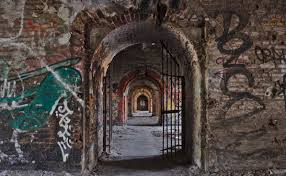
//> input picture sample.jpeg, 286 x 176 px
$ ./inpaint   (built with g++ and OpenCV 4)
//> lines starting //> are read from the running program, lines starting //| are printed output that depends on the picture; after the words box and inside, x2 and y2 are one past the last pixel; in counts of white or black regions, pixels touching at a corner belong together
#include "opencv2/imgcodecs.hpp"
#include "opencv2/highgui.hpp"
#include "opencv2/imgproc.hpp"
#include "opencv2/photo.hpp"

#include <iostream>

using namespace cv;
using namespace std;

// Declare Mat objects for original image and mask for inpainting
Mat img, inpaintMask;
// Mat object for result output
Mat res;
Point prevPt(-1,-1);

// onMouse function for Mouse Handling
// Used to draw regions required to inpaint
static void onMouse( int event, int x, int y, int flags, void* )
{
    if( event == EVENT_LBUTTONUP || !(flags & EVENT_FLAG_LBUTTON) )
        prevPt = Point(-1,-1);
    else if( event == EVENT_LBUTTONDOWN )
        prevPt = Point(x,y);
    else if( event == EVENT_MOUSEMOVE && (flags & EVENT_FLAG_LBUTTON) )
    {
        Point pt(x,y);
        if( prevPt.x < 0 )
            prevPt = pt;
        line( inpaintMask, prevPt, pt, Scalar::all(255), 5, 8, 0 );
        line( img, prevPt, pt, Scalar::all(255), 5, 8, 0 );
        prevPt = pt;
        imshow("image", img);
        imshow("image: mask", inpaintMask);
    }
}


int main( int argc, char** argv )
{
    cout << "Usage: ./inpaint <image_path>" << endl;
    cout << "Keys: " << endl;
    cout << "SPACE - inpaint" << endl;
    cout << "r - reset the inpainting mask" << endl;
    cout << "ESC - exit" << endl;

    string filename;
    if(argc > 1)
        filename = argv[1];
    else
        filename = "sample.jpeg";

    // Read image in color mode
    img = imread(filename, IMREAD_COLOR);
//> img is the input picture: 176 rows x 286 cols, CV_8UC3; mean B, G, R 65.1, 69.1, 78.1
    Mat img_mask;
    // Return error if image not read properly
    if(img.empty())
    {
        cout << "Failed to load image: " << filename << endl;
        return 0;
    }

    namedWindow("image", WINDOW_AUTOSIZE);

    // Create a copy for the original image
    img_mask = img.clone();
    // Initialize mask (black image)
    inpaintMask = Mat::zeros(img_mask.size(), CV_8U);

    // Show the original image
    imshow("image", img);
    setMouseCallback( "image", onMouse, NULL);

    for(;;)
    {
        char c = (char)waitKey();
//> the left mouse button is pressed at (71, 44)
//> the mouse is dragged to (143, 88)
//> call 2 of onMouse, with event = 0, x = 143, y = 88, flags = 1
//> in onMouse (call 2), `line( inpaintMask, prevPt, pt, Scalar::all(255), 5, 8, 0 );`:
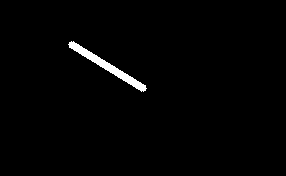
//> inpaintMask: 176 rows x 286 cols, CV_8UC1; 1.3% white; 1 white region, box (x1, y1, x2, y2) and area: (68, 41, 147, 92) 651
//> in onMouse (call 2), `line( img, prevPt, pt, Scalar::all(255), 5, 8, 0 );`:
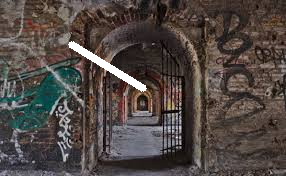
//> img: 176 rows x 286 cols, CV_8UC3; 1.29% of pixels changed, all inside (x1, y1, x2, y2) = (68, 41, 147, 92)
//> the mouse is dragged to (214, 132)
//> call 3 of onMouse, with event = 0, x = 214, y = 132, flags = 1
//> in onMouse (call 3), `line( inpaintMask, prevPt, pt, Scalar::all(255), 5, 8, 0 );`:
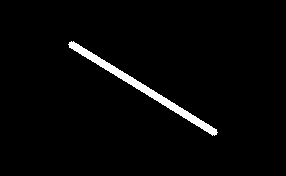
//> inpaintMask: 176 rows x 286 cols, CV_8UC1; 2.5% white; 1 white region, box (x1, y1, x2, y2) and area: (68, 41, 218, 136) 1260
//> in onMouse (call 3), `line( img, prevPt, pt, Scalar::all(255), 5, 8, 0 );`:
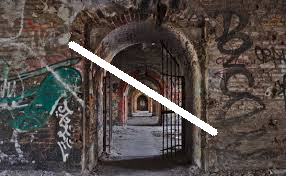
//> img: 176 rows x 286 cols, CV_8UC3; 1.21% of pixels changed, all inside (x1, y1, x2, y2) = (142, 86, 218, 136)
//> the button is released at (214, 132)
        if (c == ' ') {
            // Use Algorithm proposed by Alexendra Telea
            inpaint(img, inpaintMask, res, 3, INPAINT_TELEA);
//> the Esc key is pressed
            imshow("Inpaint Output", res);
        }
        if (c == 'r') {
            inpaintMask = Scalar::all(0);
            img_mask.copyTo(img);
            imshow("image", inpaintMask);
        }
        if ( c == 27 )
            break;
    }
    return 0;
}

$ run again, with eye.jpg copied over sample.jpeg
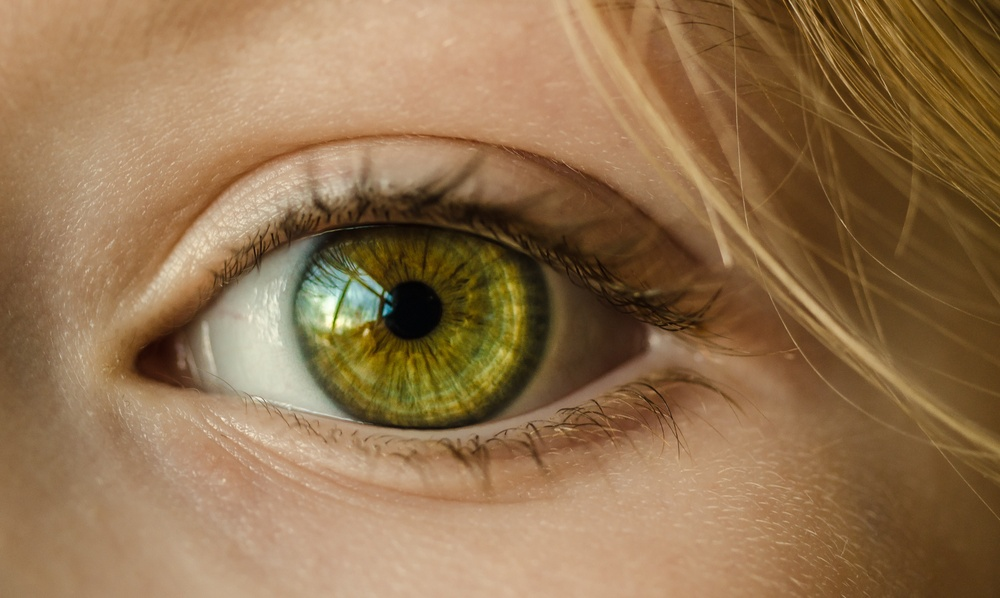
//> input picture eye.jpg, 1000 x 598 px, shrunk from 4144 x 2480 before the run
//> img is the input picture: 598 rows x 1000 cols, CV_8UC3; mean B, G, R 78.7, 114.8, 146.8
//> in onMouse (call 2), `line( inpaintMask, prevPt, pt, Scalar::all(255), 5, 8, 0 );`:
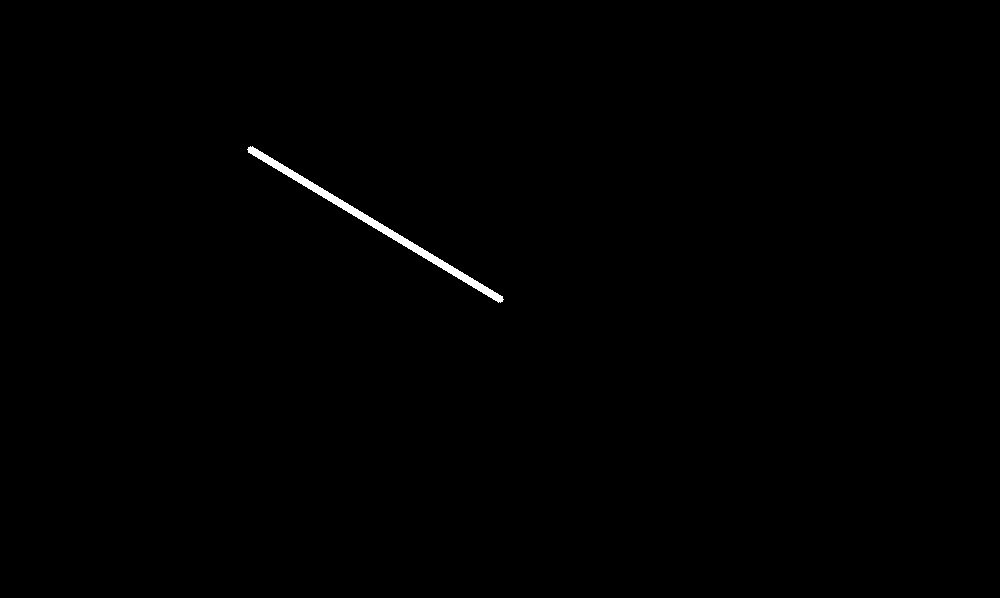
//> inpaintMask: 598 rows x 1000 cols, CV_8UC1; 0.36% white; 1 white region, box (x1, y1, x2, y2) and area: (247, 146, 504, 303) 2181
//> img: 598 rows x 1000 cols, CV_8UC3; 0.36% of pixels changed, all inside (x1, y1, x2, y2) = (247, 146, 504, 303)
//> inpaintMask: 598 rows x 1000 cols, CV_8UC1; 0.72% white; 1 white region, box (x1, y1, x2, y2) and area: (247, 146, 754, 452) 4316
//> in onMouse (call 3), `line( img, prevPt, pt, Scalar::all(255), 5, 8, 0 );`:
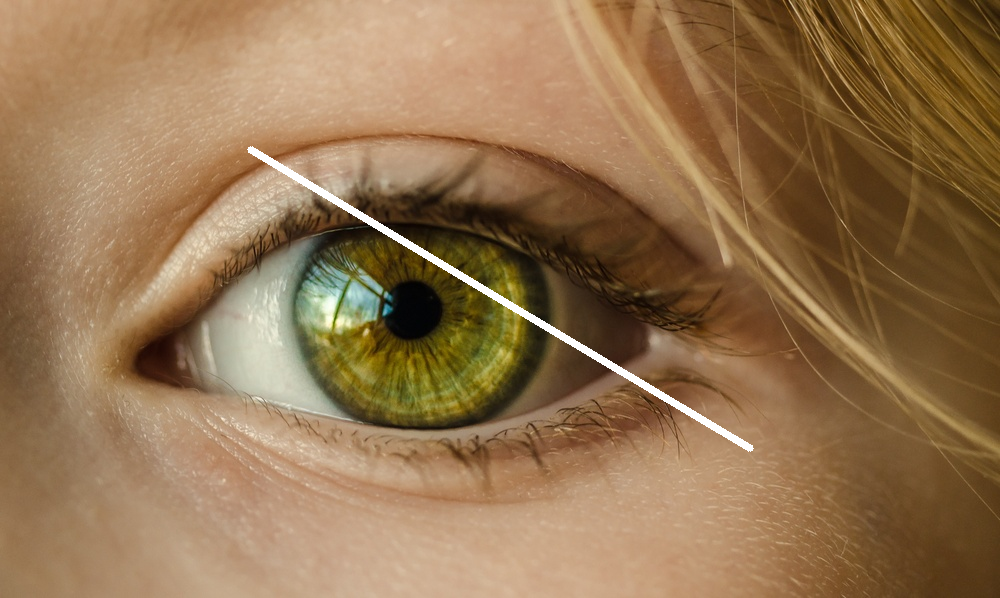
//> img: 598 rows x 1000 cols, CV_8UC3; mean B, G, R 80.2, 116, 147.8
